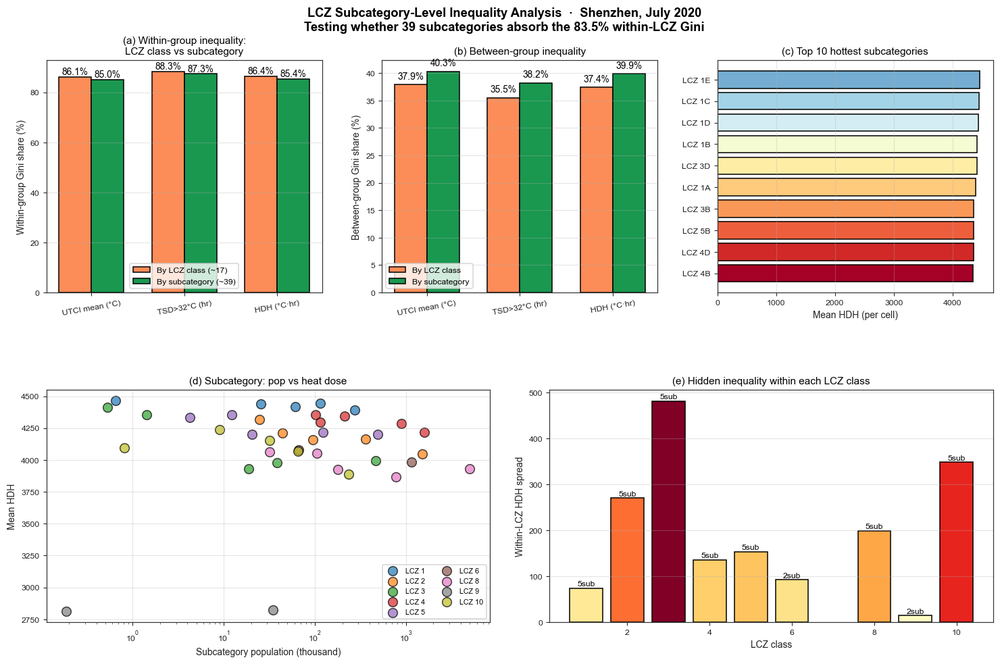
#> input picture figures/fig05_subcategory_gini_test.png, 1000 x 664 px, shrunk from 1480 x 983 before the run, found by its file name
$ python extract_fig4_panel.py
#> lines starting #> are read from the running program, lines starting #| are printed output that depends on the picture
"""提取 Fig 5 的右下角 (f) panel 用于检查 (论文图号顺移后, fig04 → fig05)"""
from PIL import Image
img = Image.open(r"E:\Claude project\SCI5\WUDAPT-FUSE\figures\fig05_subcategory_gini_test.png")
#> img is the input picture: PIL image 1000x664 RGBA; mean R, G, B, A 225.7, 219.1, 209.3, 255
W, H = img.size
#> W = 1000; H = 664
print(f"Total size: {W} x {H}")
#| Total size: 1000 x 664

# 提取右下角 (f) panel：约右 1/3，下 1/2
left = W * 2 // 3 - 30
#> left = 636
top = H // 2
#> top = 332
right = W
#> right = 1000
bottom = H
#> bottom = 664

panel = img.crop((left, top, right, bottom))
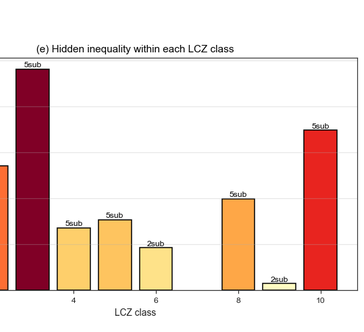
#> panel: PIL image 364x332 RGBA; mean R, G, B, A 239, 218.3, 213, 255
print(f"Cropped panel: {panel.size}")
#| Cropped panel: (364, 332)
panel.save(r"E:\Claude project\SCI5\WUDAPT-FUSE\figures\fig05_panelf_crop.png")
print("Saved fig05_panelf_crop.png")
